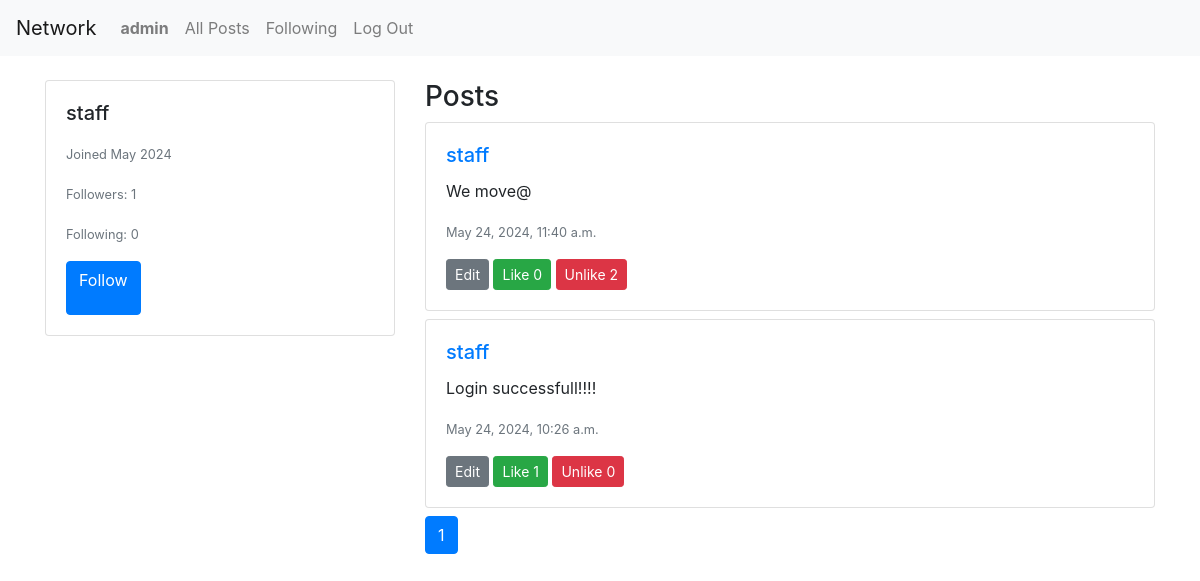
/profile/staff (signed in), run on an earlier commit of the app's database.
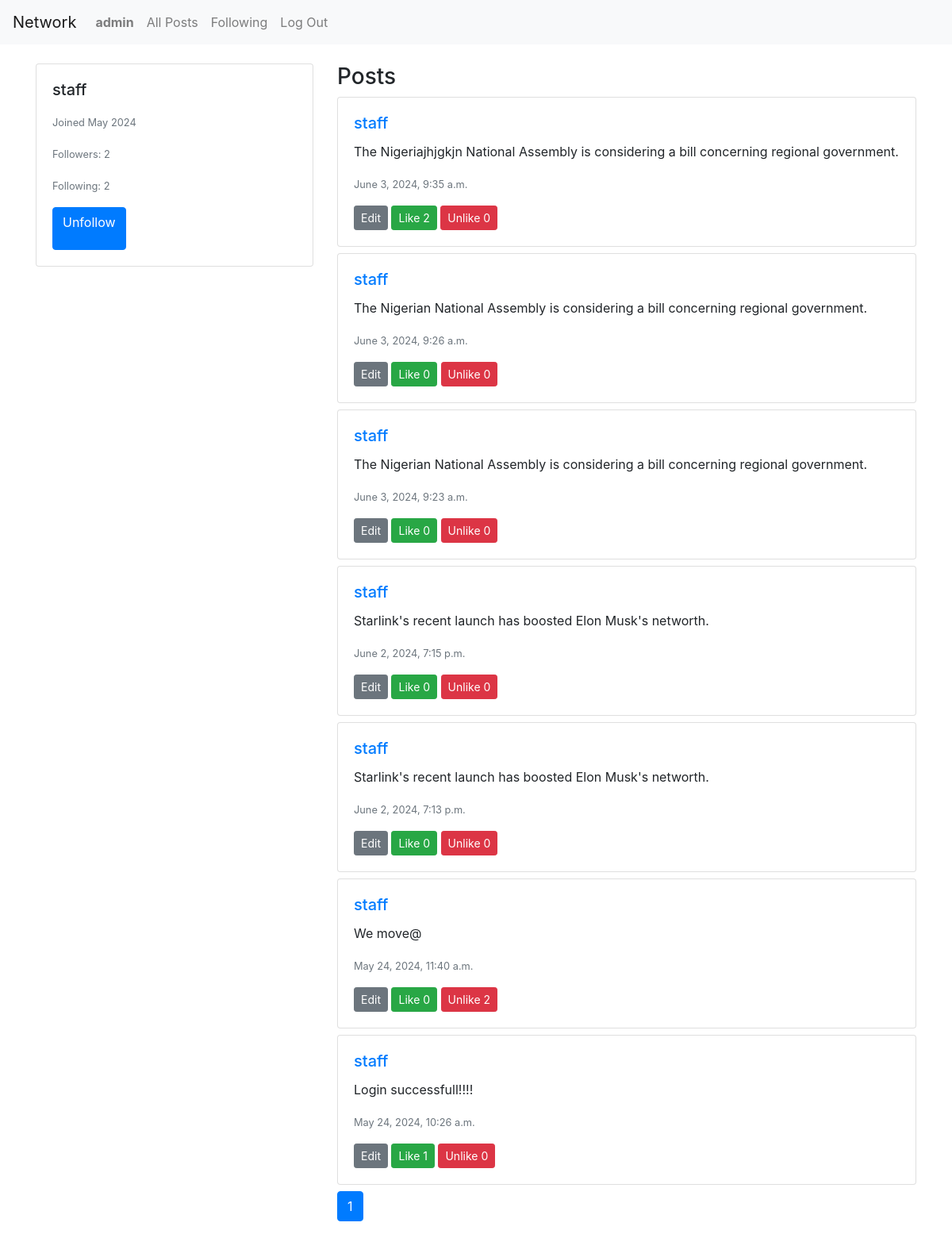
And on a later commit of the database.
### network/models.py (models this page shows, shortened)
class User(AbstractUser):
    pass

class UserProfile(models.Model):
    user = models.OneToOneField(User, on_delete=models.CASCADE)
    bio = models.TextField(max_length=500, blank=True)
    location = models.CharField(max_length=30, blank=True)
    birth_date = models.DateField(null=True, blank=True)
    profile_image = models.ImageField(upload_to='profile_images', null=True, blank=True)
    followers = models.ManyToManyField(User, related_name='follower', blank=True)
    followings= models.ManyToManyField(User, related_name='following', blank=True)

class Post(models.Model):
    poster = models.ForeignKey(User, on_delete=models.CASCADE)
    post = models.TextField(null=True, blank=True)
    likes = models.ManyToManyField(User, related_name='liked_posts', blank=True)
    unlikes = models.ManyToManyField(User, related_name='unliked_posts', blank=True)
    timestamp = models.DateTimeField(auto_now_add=True, null=True)

### network/views.py (the view)
# urls.py: path('profile/<str:username>', views.profile, name='profile'),
@login_required
def profile(request, username):
    user = get_object_or_404(User, username=username)
    user_profile = get_object_or_404(UserProfile, user=user)
    profile, created = UserProfile.objects.get_or_create(user=user)
    posts = Post.objects.filter(poster=user).order_by('-timestamp')
    paginator = Paginator(posts, 10)  # Show 10 posts per page
    page_number = request.GET.get('page')
    page_obj = paginator.get_page(page_number)
    is_following = profile.followers.filter(id=request.user.id).exists()
    context = {
        'profile': profile,
        'posts': page_obj,  # Pass the paginated posts
        'is_following': is_following,
        'follower_count': profile.followers.count(),
        'following_count': user_profile.followings.count(),
        'user_id': user.id,  # Add the user ID to the context
        'page_obj': page_obj  # Add the page object to the context
    }
    return render(request, 'network/profile.html', context)

### network/templates/network/profile.html (shortened to what this page needs)
{% extends "network/layout.html" %}
{% load static %}
{% block body %}
<div class="container mt-4">
    <div class="row">
        <div class="col-md-4">
            <div class="card">
                <div class="card-body">
                    <h5 class="card-title">{{ profile.user.username }}</h5>
                    <p class="card-text"><small class="text-muted">Joined {{ profile.user.date_joined|date:"F Y" }}</small></p>
                    <p class="card-text"><small class="text-muted">Followers: <span id="follower-count">{{ follower_count }}</span></small></p>
                    <p class="card-text"><small class="text-muted">Following: <span id="following-count">{{ following_count }}</span></small></p>
                    {% if user.username != profile.user.username %}
                    <button id="follow-unfollow-btn" class="btn btn-primary" data-username="{{ profile.user.username }}" data-user-id="{{ user_id }}">
                        {% if is_following %}<p>Unfollow</p>{% else %}<p>Follow</p>{% endif %}
                    </button>
                    {% endif %}
                </div>
            </div>
        </div>
        <div class="col-md-8">
            <h3>Posts</h3>
            <div id="all-posts">
                {% for post in posts %}
                <div class="card mb-2" data-post-id="{{ post.id }}">
                    <div class="card-body">
                        <a href="/profile/{{ post.poster.username }}">
                            <h5 class="card-title">{{ post.poster.username }}</h5>
                        </a>
                        <p class="card-text">{{ post.post }}</p>
                        <p class="card-text"><small class="text-muted">{{ post.timestamp }}</small></p>
                        <button class="btn btn-secondary btn-sm edit-btn">Edit</button>
                        <button class="btn btn-success btn-sm like-btn">Like <span class="like-count">{{ post.likes.count }}</span></button>
                        <button class="btn btn-danger btn-sm unlike-btn">Unlike <span class="unlike-count">{{ post.unlikes.count }}</span></button>
                    </div>
                </div>
                {% endfor %}
            </div>
            <nav aria-label="Page navigation">
                <ul class="pagination">
                    {% for num in posts.paginator.page_range %}
                    <li class="page-item {% if posts.number == num %}active{% endif %}">
                        <a class="page-link" href="?page={{ num }}">{{ num }}</a>
                    </li>
                    {% endfor %}
                </ul>
            </nav>
        </div>
    </div>
</div>
{% endblock %}

### network/templates/network/layout.html (shortened to what this page needs)
{% load static %}
<!DOCTYPE html>
<html lang="en">
<head>
    <link rel="stylesheet" href="https://stackpath.bootstrapcdn.com/bootstrap/4.4.1/css/bootstrap.min.css">
    <link href="{% static 'network/styles.css' %}" rel="stylesheet">
</head>
<body>
    <nav class="navbar navbar-expand-lg navbar-light bg-light">
        <a class="navbar-brand" href="/">Network</a>
        <div>
            <ul class="navbar-nav mr-auto">
                {% if user.is_authenticated %}
                    <li class="nav-item">
                        <a class="nav-link" href="/profile/{{ user.username }}"><strong>{{ user.username }}</strong></a>
                    </li>
                {% endif %}
                <li class="nav-item">
                    <a class="nav-link" href="{% url 'index' %}">All Posts</a>
                </li>
                {% if user.is_authenticated %}
                    <li class="nav-item">
                        <a class="nav-link" href="/" id="following-link">Following</a>
                    </li>
                    <li class="nav-item">
                        <a class="nav-link" href="{% url 'logout' %}">Log Out</a>
                    </li>
                {% endif %}
            </ul>
        </div>
    </nav>
    <div class="body">
        {% block body %}{% endblock %}
    </div>
</body>
</html>

What changed in the data, as far as the page shows it:
added Post: poster.username "staff", post "The Nigeriajhjgkjn National Assembly is considering a bill concerning regional government.", timestamp "June 3, 2024, 9:35 a.m.", likes.count "2", unlikes.count "0"
added Post: poster.username "staff", post "The Nigerian National Assembly is considering a bill concerning regional government.", timestamp "June 3, 2024, 9:26 a.m.", likes.count "0", unlikes.count "0"
added Post: poster.username "staff", post "The Nigerian National Assembly is considering a bill concerning regional government.", timestamp "June 3, 2024, 9:23 a.m.", likes.count "0", unlikes.count "0"
added Post: poster.username "staff", post "Starlink's recent launch has boosted Elon Musk's networth.", timestamp "June 2, 2024, 7:15 p.m.", likes.count "0", unlikes.count "0"
added Post: poster.username "staff", post "Starlink's recent launch has boosted Elon Musk's networth.", timestamp "June 2, 2024, 7:13 p.m.", likes.count "0", unlikes.count "0"
Also different on the page:
{{ follower_count }}: "1" → "2"
{{ following_count }}: "0" → "2"
text no longer shown: "Follow"
text now shown: "Unfollow"
